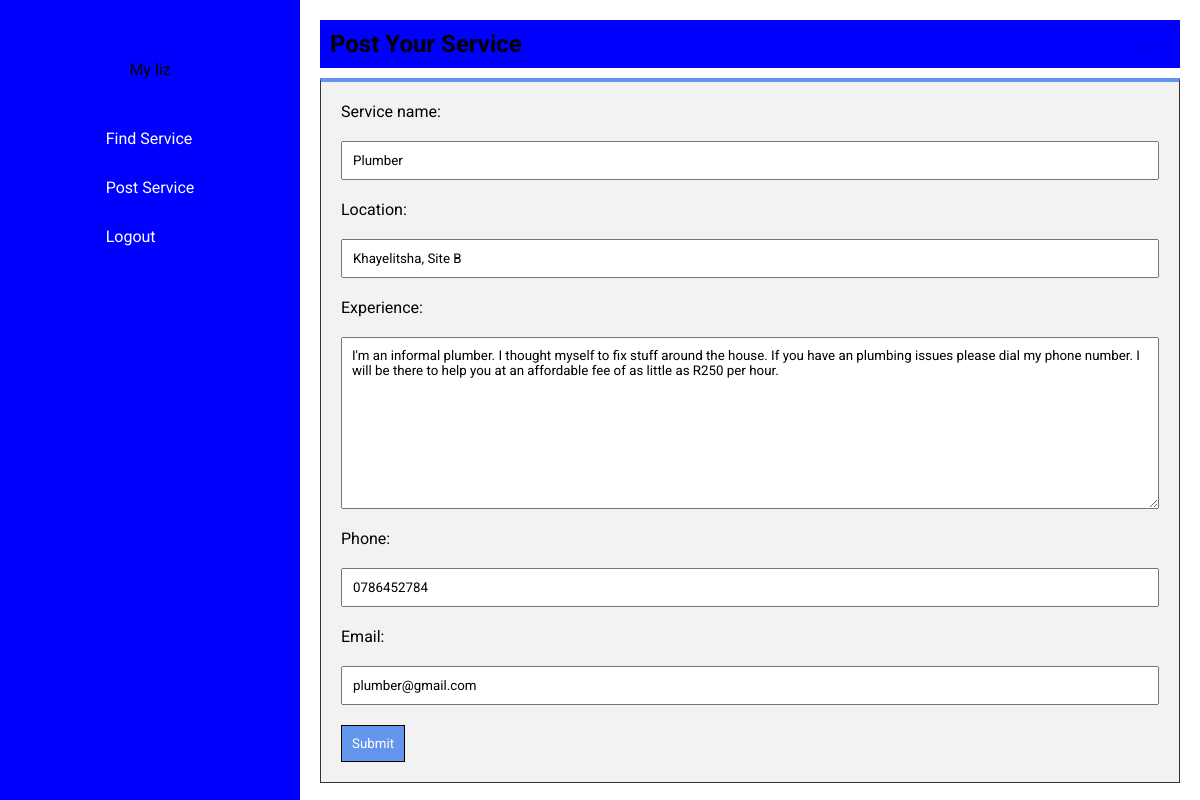
The app's page /update/16 (signed in) with its own data.
### main/models.py (models this page shows, shortened)
class Service(models.Model):
    service_name = models.CharField(max_length=200)
    location = models.CharField(max_length=150)
    experience = models.CharField(max_length=400)
    phone = models.CharField(max_length=50)
    email = models.EmailField(max_length=50)
    datecreated = models.DateTimeField(default=datetime.now, blank=True)
    author = models.ForeignKey(User, on_delete=models.CASCADE)

### main/views.py (the view)
# urls.py: path('update/<str:pk>', views.update, name='update'),
@login_required(login_url='login')
def update(request, pk):
    service = Service.objects.get(id=pk)
    if request.user == service.author:
        form = ServiceForm(instance=service)
        if request.method == "POST":
            form = ServiceForm(request.POST, instance=service)
            if form.is_valid():
                form.save()
            return redirect('/')
        context = {
            'form': form
        }
        return render(request, 'create.html', context)
    else:
        return redirect('/')

### main/forms.py
class ServiceForm(ModelForm):
    class Meta:
        model = Service
        fields = ['service_name', 'location', 'experience', 'phone', 'email']
        widgets = {
            'experience': Textarea,
        }

### templates/create.html (shortened to what this page needs)
{% extends 'base.html' %}
{% load static %}
{% block links %}
<link rel="stylesheet" href="{% static 'main/css/create.css' %}">
{% endblock links %}
{% block content %}
    <div class="create-form-container">
        <div class="create-title">
            <h1>Post Your Service</h1>
            <a href="/">Back</a>
        </div>
        <form id="createForm" method="post" action="">
            {{ form }}
            <input class="create-btn" type="submit">
        </form>
    </div>
{% endblock content %}

### static/main/css/style.css (style rules this page uses)
* { margin: 0px; padding: 0px; font-family: 'Roboto', sans-serif; }
body { display: flex; flex-direction: row; background-color: #fff; }

### static/main/css/create.css (style rules this page uses)
.create-form-container { margin: 20px; }
.create-title { display: flex; flex-direction: row; align-items: center; justify-content: space-between; background-color: blue; margin: 10px 0px 10px 0px; padding: 10px; }
.create-form-container form { display: flex; flex-direction: column; background-color: rgb(242, 242, 242); padding: 10px; border: 1px solid rgb(51, 51, 51); border-top: 4px solid cornflowerblue; }
.create-form-container form input, label, textarea { margin: 10px; }
.create-form-container form input, textarea { padding: 10px; }
.create-btn { background-color: cornflowerblue; border: 1px solid black; color: #fff; width: fit-content; }

### records on screen
Service: service_name "Plumber", location "Khayelitsha, Site B", experience "I'm an informal plumber. I thought myself to fix stuff around the house. If you have an plumbing issues please dial my phone number. I will be there to help you at an affordable fee of as little as R250 per hour.", phone "0786452784", email "plumber@gmail.com"
